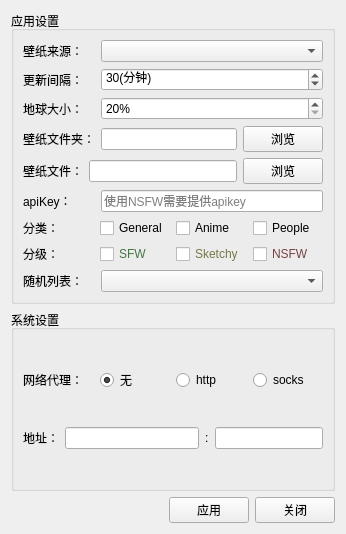
<?xml version="1.0" encoding="UTF-8"?>
<ui version="4.0">
 <class>Config</class>
 <widget class="QWidget" name="Config">
  <property name="geometry">
   <rect>
    <x>0</x>
    <y>0</y>
    <width>346</width>
    <height>534</height>
   </rect>
  </property>
  <property name="windowTitle">
   <string>设置</string>
  </property>
  <layout class="QGridLayout" name="gridLayout_3">
   <item row="0" column="0" colspan="3">
    <widget class="QGroupBox" name="AppSettings">
     <property name="title">
      <string>应用设置</string>
     </property>
     <layout class="QGridLayout" name="gridLayout_2">
      <item row="5" column="2" colspan="2">
       <widget class="QLineEdit" name="apikey">
        <property name="inputMask">
         <string/>
        </property>
        <property name="text">
         <string/>
        </property>
        <property name="placeholderText">
         <string>使用NSFW需要提供apikey</string>
        </property>
       </widget>
      </item>
      <item row="2" column="2" colspan="2">
       <widget class="QSpinBox" name="earthSize">
        <property name="suffix">
         <string>%</string>
        </property>
        <property name="minimum">
         <number>20</number>
        </property>
        <property name="maximum">
         <number>100</number>
        </property>
       </widget>
      </item>
      <item row="2" column="0">
       <widget class="QLabel" name="earthSize_l">
        <property name="text">
         <string>地球大小：</string>
        </property>
       </widget>
      </item>
      <item row="1" column="2" colspan="2">
       <widget class="QSpinBox" name="updateTime">
        <property name="suffix">
         <string>(分钟)</string>
        </property>
        <property name="prefix">
         <string/>
        </property>
        <property name="minimum">
         <number>1</number>
        </property>
        <property name="maximum">
         <number>1440</number>
        </property>
        <property name="value">
         <number>30</number>
        </property>
       </widget>
      </item>
      <item row="7" column="0" colspan="4">
       <layout class="QHBoxLayout" name="purityGroup">
        <item>
         <widget class="QLabel" name="purity_l">
          <property name="text">
           <string>分级：</string>
          </property>
         </widget>
        </item>
        <item>
         <widget class="QCheckBox" name="SFW">
          <property name="styleSheet">
           <string notr="true">font: 700;
color: #447744;</string>
          </property>
          <property name="text">
           <string>SFW</string>
          </property>
         </widget>
        </item>
        <item>
         <widget class="QCheckBox" name="Sketchy">
          <property name="styleSheet">
           <string notr="true">font: 700;
color: #777744;</string>
          </property>
          <property name="text">
           <string>Sketchy</string>
          </property>
         </widget>
        </item>
        <item>
         <widget class="QCheckBox" name="NSFW">
          <property name="styleSheet">
           <string notr="true">font: 700;
color: #774444;</string>
          </property>
          <property name="text">
           <string>NSFW</string>
          </property>
         </widget>
        </item>
       </layout>
      </item>
      <item row="1" column="0">
       <widget class="QLabel" name="updateTime_l">
        <property name="text">
         <string>更新间隔：</string>
        </property>
       </widget>
      </item>
      <item row="8" column="0" colspan="2">
       <widget class="QLabel" name="sorting_l">
        <property name="text">
         <string>随机列表：</string>
        </property>
       </widget>
      </item>
      <item row="5" column="0">
       <widget class="QLabel" name="apikey_l">
        <property name="text">
         <string>apiKey：</string>
        </property>
       </widget>
      </item>
      <item row="4" column="0">
       <widget class="QLabel" name="wallpaperFile_l">
        <property name="text">
         <string>壁纸文件：</string>
        </property>
       </widget>
      </item>
      <item row="3" column="0" colspan="2">
       <widget class="QLabel" name="wallpaperDir_l">
        <property name="text">
         <string>壁纸文件夹：</string>
        </property>
       </widget>
      </item>
      <item row="0" column="0">
       <widget class="QLabel" name="source_l">
        <property name="text">
         <string>壁纸来源：</string>
        </property>
       </widget>
      </item>
      <item row="0" column="2" colspan="2">
       <widget class="QComboBox" name="source">
        <property name="sizePolicy">
         <sizepolicy hsizetype="Expanding" vsizetype="Fixed">
          <horstretch>0</horstretch>
          <verstretch>0</verstretch>
         </sizepolicy>
        </property>
       </widget>
      </item>
      <item row="8" column="2" colspan="2">
       <widget class="QComboBox" name="sorting"/>
      </item>
      <item row="6" column="0" colspan="4">
       <layout class="QHBoxLayout" name="categoriesGroup">
        <item>
         <widget class="QLabel" name="categories_l">
          <property name="text">
           <string>分类：</string>
          </property>
         </widget>
        </item>
        <item>
         <widget class="QCheckBox" name="General">
          <property name="text">
           <string>General</string>
          </property>
         </widget>
        </item>
        <item>
         <widget class="QCheckBox" name="Anime">
          <property name="text">
           <string>Anime</string>
          </property>
         </widget>
        </item>
        <item>
         <widget class="QCheckBox" name="People">
          <property name="text">
           <string>People</string>
          </property>
         </widget>
        </item>
       </layout>
      </item>
      <item row="4" column="3">
       <widget class="QPushButton" name="selectFile">
        <property name="minimumSize">
         <size>
          <width>80</width>
          <height>0</height>
         </size>
        </property>
        <property name="text">
         <string>浏览</string>
        </property>
       </widget>
      </item>
      <item row="3" column="3">
       <widget class="QPushButton" name="selectDir">
        <property name="minimumSize">
         <size>
          <width>80</width>
          <height>0</height>
         </size>
        </property>
        <property name="text">
         <string>浏览</string>
        </property>
       </widget>
      </item>
      <item row="4" column="1" colspan="2">
       <widget class="QLineEdit" name="wallpaperFile"/>
      </item>
      <item row="3" column="2">
       <widget class="QLineEdit" name="wallpaperDir"/>
      </item>
     </layout>
    </widget>
   </item>
   <item row="1" column="0" colspan="3">
    <widget class="QGroupBox" name="SystemSettings">
     <property name="sizePolicy">
      <sizepolicy hsizetype="Preferred" vsizetype="Minimum">
       <horstretch>0</horstretch>
       <verstretch>0</verstretch>
      </sizepolicy>
     </property>
     <property name="title">
      <string>系统设置</string>
     </property>
     <layout class="QGridLayout" name="gridLayout">
      <item row="0" column="0">
       <layout class="QHBoxLayout" name="proxyTypeGroup">
        <item>
         <widget class="QLabel" name="proxy_l">
          <property name="text">
           <string>网络代理：</string>
          </property>
         </widget>
        </item>
        <item>
         <widget class="QRadioButton" name="proxyNone">
          <property name="text">
           <string>无</string>
          </property>
          <property name="checked">
           <bool>true</bool>
          </property>
         </widget>
        </item>
        <item>
         <widget class="QRadioButton" name="proxyHttp">
          <property name="text">
           <string>http</string>
          </property>
         </widget>
        </item>
        <item>
         <widget class="QRadioButton" name="proxySocks">
          <property name="text">
           <string>socks</string>
          </property>
         </widget>
        </item>
       </layout>
      </item>
      <item row="1" column="0">
       <layout class="QHBoxLayout" name="addGroup">
        <item>
         <widget class="QLabel" name="add_l">
          <property name="text">
           <string>地址：</string>
          </property>
         </widget>
        </item>
        <item>
         <widget class="QLineEdit" name="addEdit"/>
        </item>
        <item>
         <widget class="QLabel" name="port_l">
          <property name="text">
           <string>:</string>
          </property>
         </widget>
        </item>
        <item>
         <widget class="QLineEdit" name="portEdit">
          <property name="sizePolicy">
           <sizepolicy hsizetype="Minimum" vsizetype="Fixed">
            <horstretch>0</horstretch>
            <verstretch>0</verstretch>
           </sizepolicy>
          </property>
          <property name="minimumSize">
           <size>
            <width>20</width>
            <height>0</height>
           </size>
          </property>
         </widget>
        </item>
       </layout>
      </item>
     </layout>
    </widget>
   </item>
   <item row="2" column="0">
    <spacer name="applySpacer">
     <property name="orientation">
      <enum>Qt::Horizontal</enum>
     </property>
     <property name="sizeHint" stdset="0">
      <size>
       <width>57</width>
       <height>20</height>
      </size>
     </property>
    </spacer>
   </item>
   <item row="2" column="1">
    <widget class="QPushButton" name="applyBtn">
     <property name="text">
      <string>应用</string>
     </property>
    </widget>
   </item>
   <item row="2" column="2">
    <widget class="QPushButton" name="closeBtn">
     <property name="text">
      <string>关闭</string>
     </property>
    </widget>
   </item>
  </layout>
 </widget>
 <resources/>
 <connections/>
</ui>
